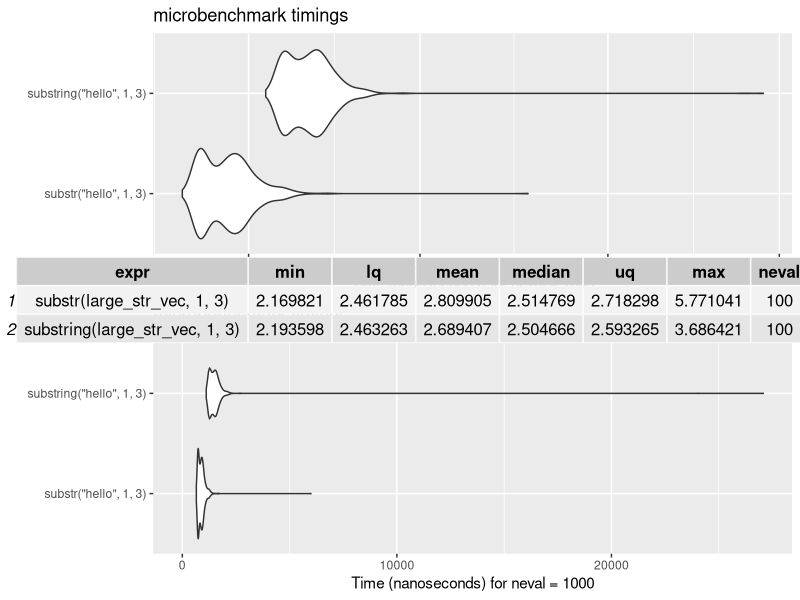
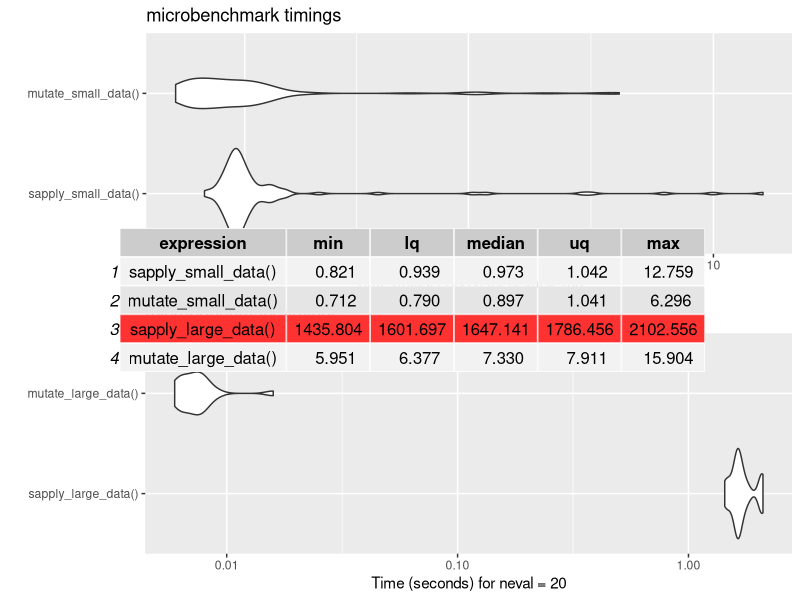

Source code (R) for these figures, in order:
## ---- chunk 1
knitr::opts_chunk$set(cache=T)
knitr::opts_chunk$set(message = F)
knitr::opts_chunk$set(warning = F)
## ---- chunk 2
library(microbenchmark)
library(dplyr)
require(ggplot2)
## ---- chunk 3
substr("hello", 1, 3)
substring("hello", 1, 3)
## ---- chunk 4
str_vs_string = microbenchmark(
  substr("hello", 1, 3), #expression 1
  substring("hello", 1, 3), #expression 2
  times=1000 #run some more times since a single function call is fast.
)
## ---- chunk 5
print(str_vs_string)
## ---- chunk 6
summary(str_vs_string)
## ---- chunk 7
str_log_plot = autoplot(str_vs_string)
str_nolog_plot = autoplot(str_vs_string, log=F)
gridExtra::grid.arrange(str_log_plot, str_nolog_plot)
## ---- chunk 8
large_str_vec = sample(rep(as.character(iris$Species), 1000)) # a vector with length 150 * 1000 elements

large_str_compare = microbenchmark(
  substr(large_str_vec, 1, 3), #expression 1
  substring(large_str_vec, 1, 3), #expression 2
  times=100
)

gridExtra::grid.table(summary(large_str_compare))
## ---- chunk 9
# extending the iris data set
iris_extended = iris
for (i in 1:10) {
  iris_extended = rbind(iris_extended, iris_extended)
}
## ---- chunk 10
nrow(iris)
nrow(iris_extended)
## ---- chunk 11
# wrapper function of three_char so it can be used as a parameter
three_char = function(string) {
  substr(string, 1, 3)
}
## ---- chunk 12
# Use wrappers for function calls so the expression doesn't clot up the autoplot
mutate_small_data = function() {iris %>% mutate(result = three_char(Species))}
sapply_small_data = function() {sapply(iris[,5], FUN = three_char)}

mutate_large_data = function() {iris_extended %>% mutate(result = three_char(Species))}
sapply_large_data = function() {iris_extended$result <- sapply(iris_extended[,5], FUN = three_char)} 
## ---- chunk 13
# Microbenchmarking
applys_compare_short = microbenchmark(
  sapply_small_data(),
  mutate_small_data(),
  times = 100,
  unit="ms") 

applys_compare_long = microbenchmark(
  sapply_large_data(), 
  mutate_large_data(),
  times = 20, # reduce the times run because I expect the expressions take some time to run
  unit="s") 
## ---- chunk 14
plot_short = autoplot(applys_compare_short)
plot_large = autoplot(applys_compare_long) 
gridExtra::grid.arrange(plot_short, plot_large)
## ---- chunk 15
compare_table = rbind(data.frame(summary(applys_compare_short)), data.frame(summary(applys_compare_long, unit="ms")))
compare_table2 = cbind(expression=compare_table[,1], round(compare_table[,c(2,3,5,6,7)], 3))

t1 <- gridExtra::ttheme_default(core=list(
        bg_params = list(fill=c("gray95", "gray90", "#ff3232", "gray95"))
        ))
gridExtra::grid.table(compare_table2, theme=t1)
